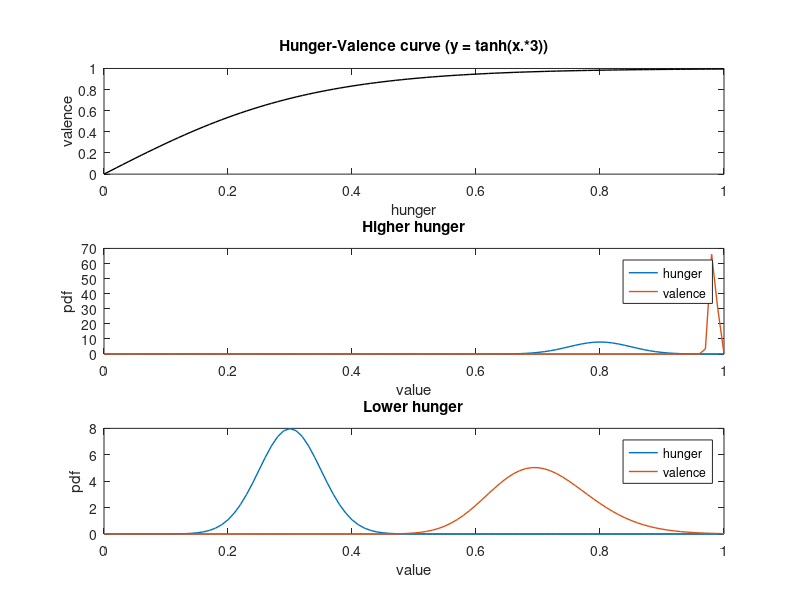

Reproduce this figure in MATLAB.
% set up the axis and hunger-valence function
x = (0:0.01:1)';
y = @(x) tanh(x.*3);

%% plot the hunger-valence curve
figure;set(gcf,'Position',[2 42 487 924])
subplot(3,1,1);
plot(x,y(x),'k','linewidth',1)
xlabel('hunger');ylabel('valence');
title('Hunger-Valence curve (y = tanh(x.*3))')

%% plot hunger and valence distribution for higher hunger based on the curve
subplot(3,1,2);
pd = makedist('normal','mu',0.8,'sigma',0.05);
xx = (0:0.01:1)';
yy = pdf(pd,xx);
plot(xx,yy,'linewidth',1);hold on;

xx = normrnd(0.8,0.05,1,10000);
parmhat = lognfit(y(xx));
pd = makedist('Lognormal','mu',parmhat(1),'sigma',parmhat(2));
xx = (0:0.01:1)';
yy = pdf(pd,x);
plot(xx,yy,'linewidth',1)
xlabel('value');ylabel('pdf')
legend({'hunger','valence'})
title('Higher hunger')

%% plot hunger and valence distribution for lower hunger  based on the curve
subplot(3,1,3);
pd = makedist('normal','mu',0.3,'sigma',0.05);
xx = (0:0.01:1)';
yy = pdf(pd,x);
plot(xx,yy,'linewidth',1);hold on;

xx = normrnd(0.3,0.05,1,10000);
parmhat = lognfit(y(xx));
pd = makedist('Lognormal','mu',parmhat(1),'sigma',parmhat(2));
xx = (0:0.01:1)';
yy = pdf(pd,x);
plot(xx,yy,'linewidth',1)
xlabel('value');ylabel('pdf')
legend({'hunger','valence'})
title('Lower hunger')

%% printing figures
print('-painters','-dpdf',['HungerValence.pdf']);
